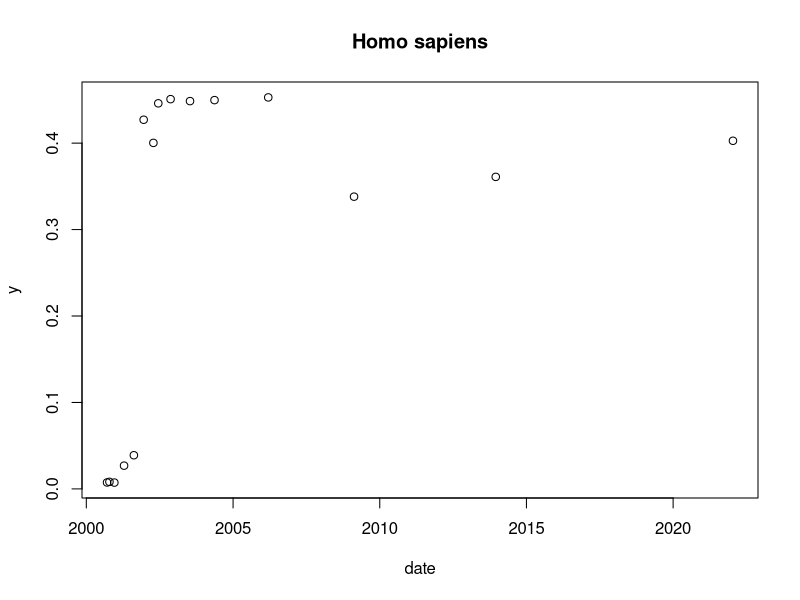
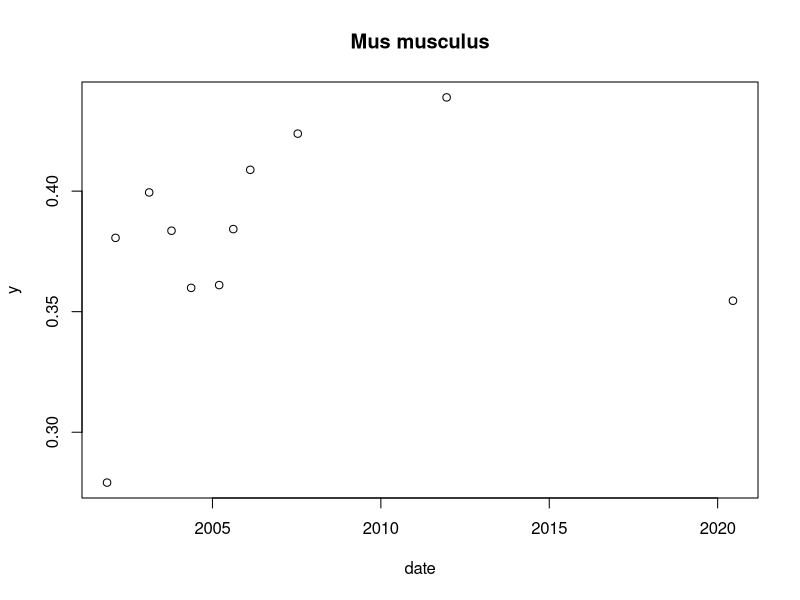
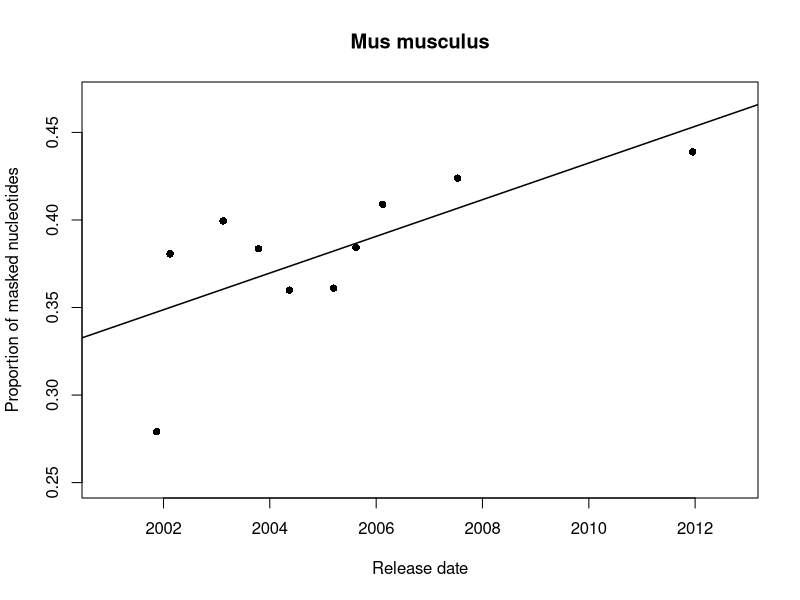

These figures' R source, in order:



dat <- read.csv("../../results/major-assem.csv")
dat$date <- as.Date(dat$date, format = "%d-%b-%Y")

for (i in unique(dat$sp)) {
  da <- dat[dat$sp == i, ]
  y <- da$lowercase / da$assembly_size
  plot(da$date, y, 
       xlab = "date", ylab = "y", 
       main = gsub("_", " ", i))
  readline("Press [Enter] to continue...")
}


dat <- read.csv("../../results/major-assem.csv")
dat$date <- as.Date(dat$date, format = "%d-%b-%Y")
dat <- dat[dat$sp == "Mus_musculus", ]
dat <- dat[dat$assem != "GRCm39", ]
y <- dat$lowercase / dat$assembly_size
plot(dat$date, y, 
     pch = 16, cex = 1, 
     xlim = c(11300, 15600), 
     ylim = c(0.25, 0.47), 
     xlab = "Release date", ylab = "Proportion of masked nucleotides", 
     main = "Mus musculus")
fit <- glm(y ~ date, data = dat)
abline(fit, lwd = 1.5)

